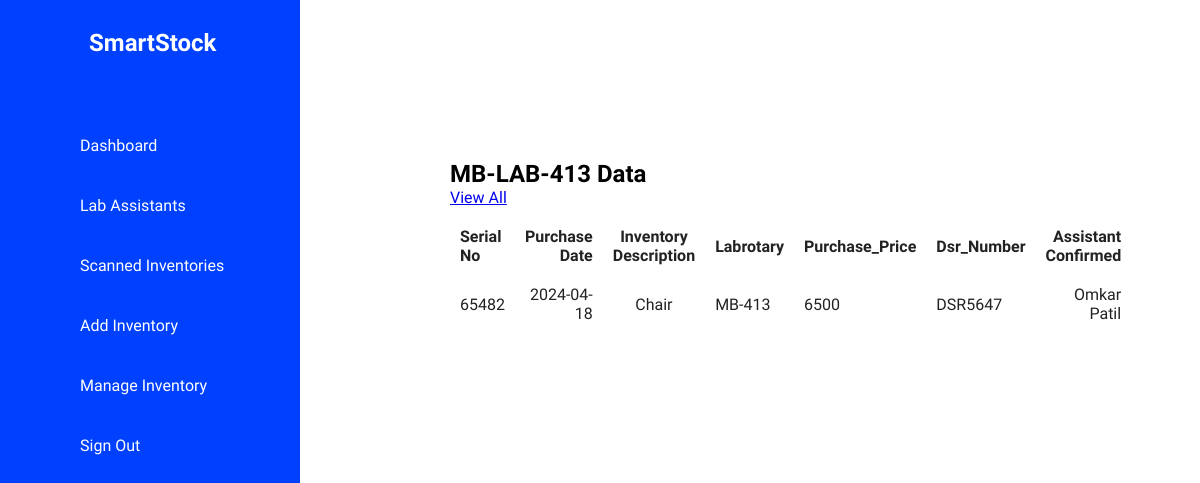
Before: /Labs/Lab413.php with the older database file.
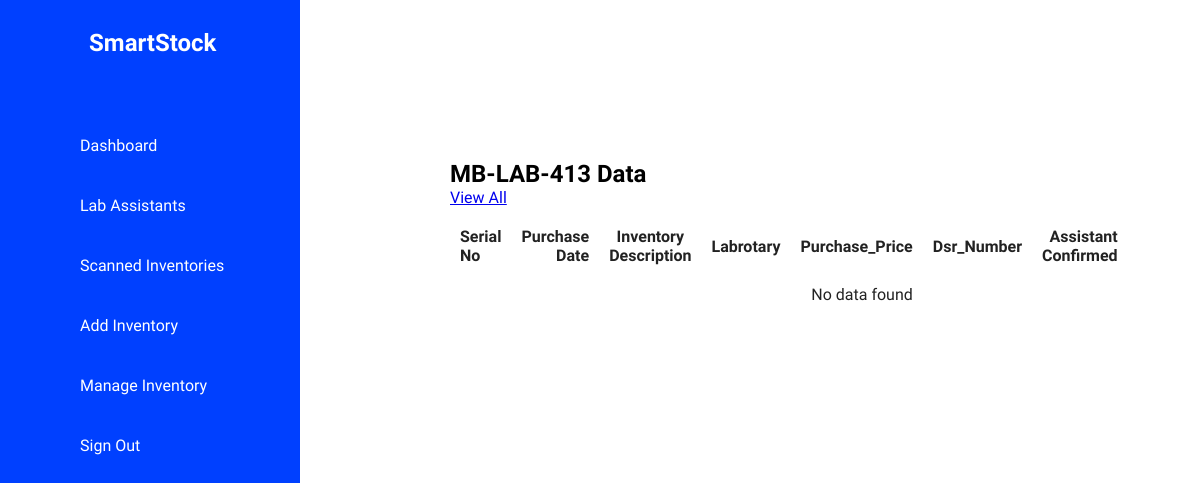
After: the same page with the newer database file.
### tables this page shows
CREATE TABLE `inventory_data` (
  `serial_no` int(11) NOT NULL,
  `purchase_date` date DEFAULT NULL,
  `Inventory_Description` varchar(500) DEFAULT NULL,
  `labrotary` varchar(50) DEFAULT NULL,
  `Purchase_Price` int(11) DEFAULT NULL,
  `dsr_number` varchar(70) DEFAULT NULL,
  `Assistant_Confirmed` varchar(100) DEFAULT NULL,
  `image_url` mediumblob NOT NULL
);

### Labs/Lab413.php (the view, shortened to what this page needs)
<!DOCTYPE html>
<html lang="en">
<head>
    <link rel="stylesheet" href="../css/labs.css" />
</head>
<body>
    <div class="container">
        <div class="navigation">
            <ul>
                <li>
                    <a href="#">
                        <span class="icon"><ion-icon name="cart"></ion-icon></span>
                        <span class="logo">
                            <h2>SmartStock</h2>
                        </span>
                    </a>
                </li>
                <li>
                    <a href="../dashboard.php">
                        <span class="icon"><ion-icon name="home-outline"></ion-icon></span>
                        <span class="title">Dashboard</span>
                    </a>
                </li>
                <li>
                    <a href="../lab_assist.php">
                        <span class="icon"><ion-icon name="person-outline"></ion-icon></span>
                        <span class="title">Lab Assistants</span>
                    </a>
                </li>
                <li>
                    <a href="../scan_invent.php">
                        <span class="icon"><ion-icon name="scan-outline"></ion-icon></span>
                        <span class="title">Scanned Inventories</span>
                    </a>
                </li>
                <li>
                    <a href="../addinventory.php">
                        <span class="icon"><ion-icon name="add-outline"></ion-icon></span>
                        <span class="title">Add Inventory</span>
                    </a>
                </li>
                <li>
                    <a href="../manage_invent.php">
                        <span class="icon"><ion-icon name="settings-outline"></ion-icon></span>
                        <span class="title">Manage Inventory</span>
                    </a>
                </li>
                <li>
                    <a href="../index.php">
                        <span class="icon"><ion-icon name="log-out-outline"></ion-icon></span>
                        <span class="title">Sign Out</span>
                    </a>
                </li>
            </ul>
        </div>
        <div class="main">
            <div class="topbar">
                <div class="toggle">
                </div>
            </div>
<div class="details">
            <div class="recentOrders">
                    <div class="cardHeader">
                        <h2>MB-LAB-413 Data</h2>
                        <a href="#" class="btn">View All</a>
                    </div>
                    <table>
                        <thead>
                            <tr>
                                <td>Serial No</td>
                                <td>Purchase Date</td>
                                <td>Inventory Description</td>
                                <td>Labrotary</td>
                                <td>Purchase_Price</td>
                                <td>Dsr_Number</td>
                                <td>Assistant Confirmed</td>
                            </tr>
                        </thead>
                        <?php
            include_once ('../connection.php');
            $sql = "SELECT * FROM inventory_data where labrotary='MB-413'";
            $result = $conn->query($sql);
            if ($result->num_rows > 0) {
                while ($row = $result->fetch_assoc()) {
                    echo "<tr>";
                    echo "<td>" . $row["serial_no"] . "</td>";
                    echo "<td>" . $row["purchase_date"] . "</td>";
                    echo "<td>" . $row["Inventory_Description"] . "</td>";
                    echo "<td>" . $row["labrotary"] . "</td>";
                    echo "<td>" . $row["Purchase_Price"] . "</td>";
                    echo "<td>" . $row["dsr_number"] . "</td>";
                    echo "<td>" . $row["Assistant_Confirmed"] . "</td>";
                    echo "</tr>";
                }
            } else {
                echo "<tr><td colspan='5'>No data found</td></tr>";
            }
            ?>
                    </table>
            </div>
        </div>
</body>
</html>

Changed rows visible on the page:
removed inventory_data: serial_no "65482", purchase_date "2024-04-18", Inventory_Description "Chair", labrotary "MB-413", Purchase_Price "6500", dsr_number "DSR5647", Assistant_Confirmed "Omkar Patil"
Other visible differences:
text now shown: "No data found"
